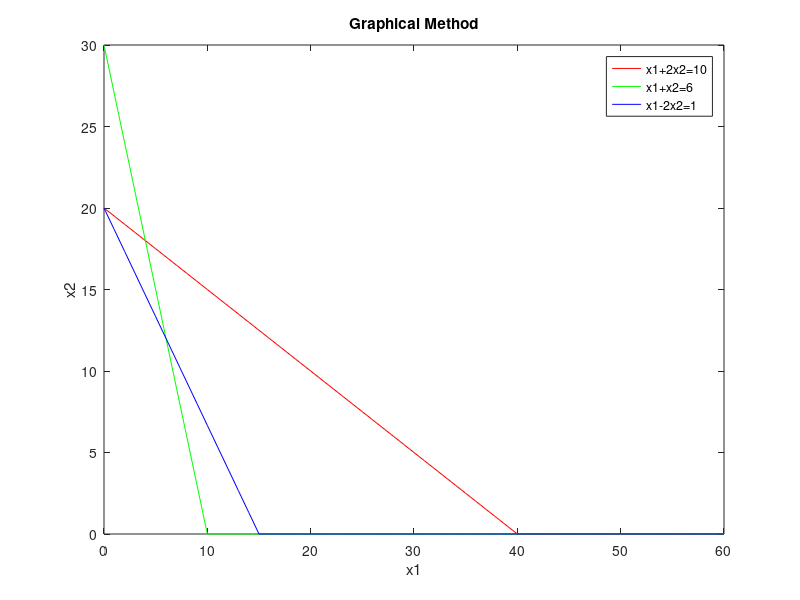

Write the MATLAB code that produced this figure.
clc;
clear;

%% pahse 1 - input parameters
%%c = [1 2];
%%b = [10; 6; 1];
%%a = [1 2; 1 1; 1 -2];
a=[1 2;3 1;4 3];
b=[40;30;60];
c=[20 10];
%% phase 2 - plot lines
x1 = 0: max(b)

x21 = (b(1) - a(1, 1) * x1) / a(1, 2);
x22 = (b(2) - a(2, 1) * x1) / a(2, 2);
x23 = (b(3) - a(3, 1) * x1) / a(3, 2);

x21 = max(x21, 0)
x22 = max(x22, 0)
x23 = max(x23, 0)

plot(x1, x21, 'r', x1, x22, 'g', x1, x23, 'b');

% or
% plot(x1, x21);
% hold on;
% plot(x1, x22);
% plot(x1, x23);

title('Graphical Method');
xlabel('x1');
ylabel('x2');
legend('x1+2x2=10', 'x1+x2=6', 'x1-2x2=1');

%% phase 3 - find corner points with axis

c1 = find(x1==0)

c2 = find(x21==0)
line1 = [x1([c1 c2]); x21([c1 c2])]'

c3 = find(x22==0)
line2 = [x1([c1 c3]); x22([c1 c3])]'

c4 = find(x23==0)
line3 = [x1([c1 c4]); x23([c1 c4])]'  %transpose to keep points row wise

lines = [line1; line2; line3]
lines = unique(lines, 'rows')   % to remove duplicate entries

lines
%% phase 4 - intersecting points of lines

pt = [0; 0]
for i=1: size(a, 1)
        for j=i+1: size(a, 1)
            a1 = a([i j], :)
            b1 = b([i j])
            x = inv(a1) * b1   % using matrix methos to solve two lines equation
            pt = [pt x]
        end
end
pt = pt'


%% phase 5 - All points

allpt = [lines; pt]
allpt = unique(allpt, 'rows')


%% phase 6 - feasible region


for i=1: size(allpt, 1)
    const1(i) = a(1, 1) * allpt(i, 1) + a(1, 2) * allpt(i, 2) - b(1);
    const2(i) = a(2, 1) * allpt(i, 1) + a(2, 2) * allpt(i, 2) - b(2);
    const3(i) = a(3, 1) * allpt(i, 1) + a(3, 2) * allpt(i, 2) - b(3);
end

s1 = find(const1 > 0)
s2 = find(const2 > 0)
s3 = find(const3 > 0)

s = unique([s1 s2 s3])
allpt(s, :) = []


%% phase 7 - optimal value

allpt = allpt'
value = c * allpt
[obj, index] = max(value)

allpt = allpt'
x1 = allpt(index, 1)
x2 = allpt(index, 2)
